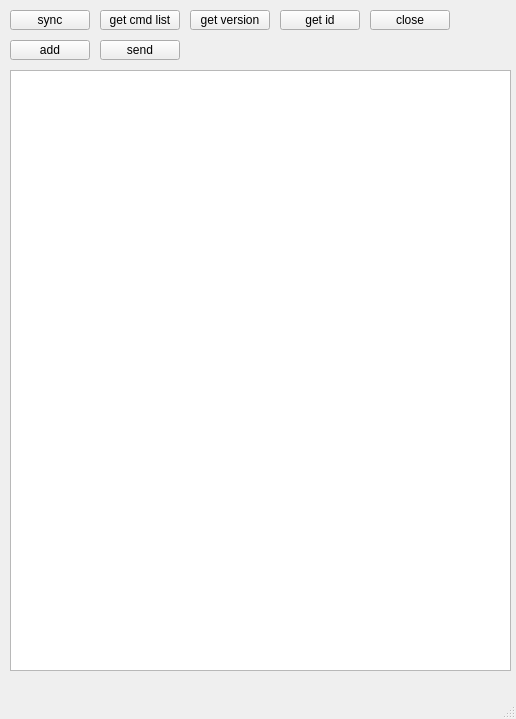
<?xml version="1.0" encoding="UTF-8"?>
<ui version="4.0">
 <class>MainWindow</class>
 <widget class="QMainWindow" name="MainWindow">
  <property name="geometry">
   <rect>
    <x>0</x>
    <y>0</y>
    <width>516</width>
    <height>719</height>
   </rect>
  </property>
  <property name="windowTitle">
   <string>MainWindow</string>
  </property>
  <widget class="QWidget" name="centralWidget">
   <widget class="QPushButton" name="pushButton">
    <property name="geometry">
     <rect>
      <x>10</x>
      <y>10</y>
      <width>80</width>
      <height>20</height>
     </rect>
    </property>
    <property name="text">
     <string>sync</string>
    </property>
   </widget>
   <widget class="QPushButton" name="pushButton_2">
    <property name="geometry">
     <rect>
      <x>370</x>
      <y>10</y>
      <width>80</width>
      <height>20</height>
     </rect>
    </property>
    <property name="text">
     <string>close</string>
    </property>
   </widget>
   <widget class="QPushButton" name="pushButton_3">
    <property name="geometry">
     <rect>
      <x>100</x>
      <y>10</y>
      <width>80</width>
      <height>20</height>
     </rect>
    </property>
    <property name="text">
     <string>get cmd list</string>
    </property>
   </widget>
   <widget class="QPushButton" name="pushButton_4">
    <property name="geometry">
     <rect>
      <x>280</x>
      <y>10</y>
      <width>80</width>
      <height>20</height>
     </rect>
    </property>
    <property name="text">
     <string>get id</string>
    </property>
   </widget>
   <widget class="QPushButton" name="pushButton_5">
    <property name="geometry">
     <rect>
      <x>190</x>
      <y>10</y>
      <width>80</width>
      <height>20</height>
     </rect>
    </property>
    <property name="text">
     <string>get version</string>
    </property>
   </widget>
   <widget class="QTextBrowser" name="sysmsg">
    <property name="geometry">
     <rect>
      <x>10</x>
      <y>70</y>
      <width>501</width>
      <height>601</height>
     </rect>
    </property>
   </widget>
   <widget class="QPushButton" name="pushButton_6">
    <property name="geometry">
     <rect>
      <x>10</x>
      <y>40</y>
      <width>80</width>
      <height>20</height>
     </rect>
    </property>
    <property name="text">
     <string>add</string>
    </property>
   </widget>
   <widget class="QPushButton" name="pushButton_7">
    <property name="geometry">
     <rect>
      <x>100</x>
      <y>40</y>
      <width>80</width>
      <height>20</height>
     </rect>
    </property>
    <property name="text">
     <string>send</string>
    </property>
   </widget>
  </widget>
  <widget class="QMenuBar" name="menuBar">
   <property name="geometry">
    <rect>
     <x>0</x>
     <y>0</y>
     <width>516</width>
     <height>22</height>
    </rect>
   </property>
  </widget>
  <widget class="QStatusBar" name="statusBar"/>
 </widget>
 <layoutdefault spacing="6" margin="11"/>
 <resources/>
 <connections/>
</ui>
